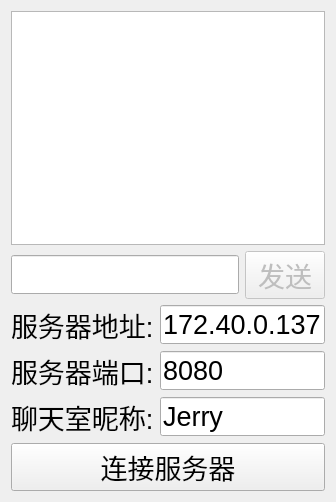
<?xml version="1.0" encoding="UTF-8"?>
<ui version="4.0">
 <class>ClientDialog</class>
 <widget class="QDialog" name="ClientDialog">
  <property name="geometry">
   <rect>
    <x>0</x>
    <y>0</y>
    <width>336</width>
    <height>502</height>
   </rect>
  </property>
  <property name="font">
   <font>
    <pointsize>20</pointsize>
   </font>
  </property>
  <property name="windowTitle">
   <string>聊天室客户端</string>
  </property>
  <layout class="QVBoxLayout" name="verticalLayout">
   <item>
    <widget class="QListWidget" name="listWidget"/>
   </item>
   <item>
    <layout class="QHBoxLayout" name="horizontalLayout">
     <item>
      <widget class="QLineEdit" name="messageEdit"/>
     </item>
     <item>
      <widget class="QPushButton" name="sendButton">
       <property name="enabled">
        <bool>false</bool>
       </property>
       <property name="text">
        <string>发送</string>
       </property>
      </widget>
     </item>
    </layout>
   </item>
   <item>
    <layout class="QGridLayout" name="gridLayout">
     <item row="0" column="0">
      <widget class="QLabel" name="label">
       <property name="text">
        <string>服务器地址:</string>
       </property>
      </widget>
     </item>
     <item row="0" column="1">
      <widget class="QLineEdit" name="serverIpEdit">
       <property name="text">
        <string>172.40.0.137</string>
       </property>
      </widget>
     </item>
     <item row="1" column="0">
      <widget class="QLabel" name="label_2">
       <property name="text">
        <string>服务器端口:</string>
       </property>
      </widget>
     </item>
     <item row="1" column="1">
      <widget class="QLineEdit" name="serverPortEdit">
       <property name="text">
        <string>8080</string>
       </property>
      </widget>
     </item>
     <item row="2" column="0">
      <widget class="QLabel" name="label_3">
       <property name="text">
        <string>聊天室昵称:</string>
       </property>
      </widget>
     </item>
     <item row="2" column="1">
      <widget class="QLineEdit" name="usernameEdit">
       <property name="text">
        <string>Jerry</string>
       </property>
      </widget>
     </item>
    </layout>
   </item>
   <item>
    <widget class="QPushButton" name="connectButton">
     <property name="text">
      <string>连接服务器</string>
     </property>
    </widget>
   </item>
  </layout>
 </widget>
 <layoutdefault spacing="6" margin="11"/>
 <resources/>
 <connections/>
</ui>
